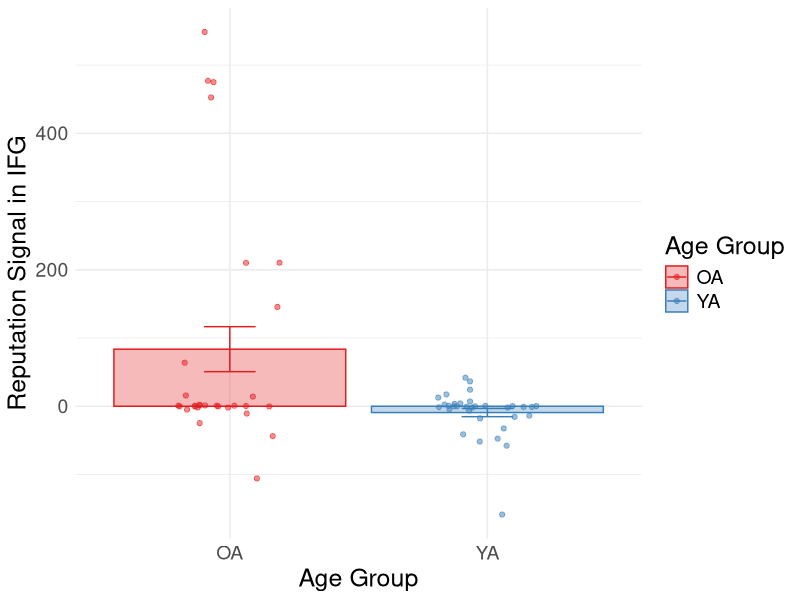

Source code (R): (Note: this script raises an error after producing the figure.)
# Graphs of neuroimaging cluster means
# 12.16.21

# load required packages ####
library(here)
library(tidyverse)

# load source functions

# set hard-coded variables

# load data
brain <- read.csv(here::here('data', 'SocialAL_cluster_activity.csv'))

# graph constants ####
lg = 18 # text size
sm = 14
custom_plot = list(theme(
  plot.title = element_text(size = 24),
  axis.title.x = element_text(size = lg), axis.text.x = element_text(size = sm),
  axis.title.y = element_text(size = lg), axis.text.y = element_text(size = sm), 
  legend.title = element_text(size = lg), legend.text = element_text(size = sm))
)

# create summary tables by age group ####
d1 <- brain %>% pivot_longer(cols = feedback_rTPJ:decision_ifg, names_to = 'region', values_to = 'activation')

d2 <- d1 %>% 
  group_by(AgeGroup, region) %>%
  dplyr::summarise(mean = mean(activation), sd = sd(activation), 
                   se= sd(activation)/sqrt(n()))

# decision - IFG ####
ifgmeans <- d2[which(d2$region == 'decision_ifg'),]
ifg <- ggplot() +
  geom_point(data = brain, aes(x = AgeGroup, y = decision_ifg, colour = AgeGroup), 
             position = position_jitterdodge(jitter.height = .25), alpha = .5) +
  geom_bar(data = ifgmeans, aes(x = AgeGroup, y = mean, colour = AgeGroup, fill = AgeGroup), 
           stat='identity', alpha = 0.3, position=position_dodge()) +
  geom_errorbar(data = ifgmeans, aes(x = AgeGroup, y = mean, ymin=mean - se, ymax = mean + se, colour = AgeGroup), 
                width = .2, position=position_dodge(.9)) + 
  xlab('Age Group') + ylab('Reputation Signal in IFG') +
  scale_fill_brewer(palette="Set1", name="Age Group") + theme_minimal() + 
  scale_colour_brewer(palette="Set1", name="Age Group") + custom_plot
saveRDS(ifg, here::here('figs', 'ifg.RDS'))

# feedback - TPJ ####
tpjmeans <- d2[which(d2$region == 'feedback_rTPJ'),]
tpj <- ggplot() +
  geom_point(data = brain, aes(x = AgeGroup, y = feedback_rTPJ, colour = AgeGroup), 
             position = position_jitterdodge(jitter.height = .25), alpha = .5) +
  geom_bar(data = tpjmeans, aes(x = AgeGroup, y = mean, colour = AgeGroup, fill = AgeGroup), 
           stat='identity', alpha = 0.3, position=position_dodge()) +
  geom_errorbar(data = tpjmeans, aes(x = AgeGroup, y = mean, ymin=mean - se, ymax = mean + se, colour = AgeGroup), 
                width = .2, position=position_dodge(.9)) + 
  xlab('Age Group') + ylab('RPE Signal in Angular Gyrus') +
  scale_fill_brewer(palette="Set1", name="Age Group") + theme_minimal() + 
  scale_colour_brewer(palette="Set1", name="Age Group") + custom_plot
saveRDS(tpj, here::here('figs', 'tpj.RDS'))

# feedback - Visual ####
vismeans <- d2[which(d2$region == 'feedback_visual'),]
vis <- ggplot() +
  geom_point(data = brain, aes(x = AgeGroup, y = feedback_visual, colour = AgeGroup), 
             position = position_jitterdodge(jitter.height = .25), alpha = .5) +
  geom_bar(data = vismeans, aes(x = AgeGroup, y = mean, colour = AgeGroup, fill = AgeGroup), 
           stat='identity', alpha = 0.3, position=position_dodge()) +
  geom_errorbar(data = vismeans, aes(x = AgeGroup, y = mean, ymin=mean - se, ymax = mean + se, colour = AgeGroup), 
                width = .2, position=position_dodge(.9)) + 
  xlab('Age Group') + ylab('RPE Signal in Visual Cortex') +
  scale_fill_brewer(palette="Set1", name="Age Group") + theme_minimal() + 
  scale_colour_brewer(palette="Set1", name="Age Group") + custom_plot
saveRDS(vis, here::here('figs', 'vis.RDS'))
